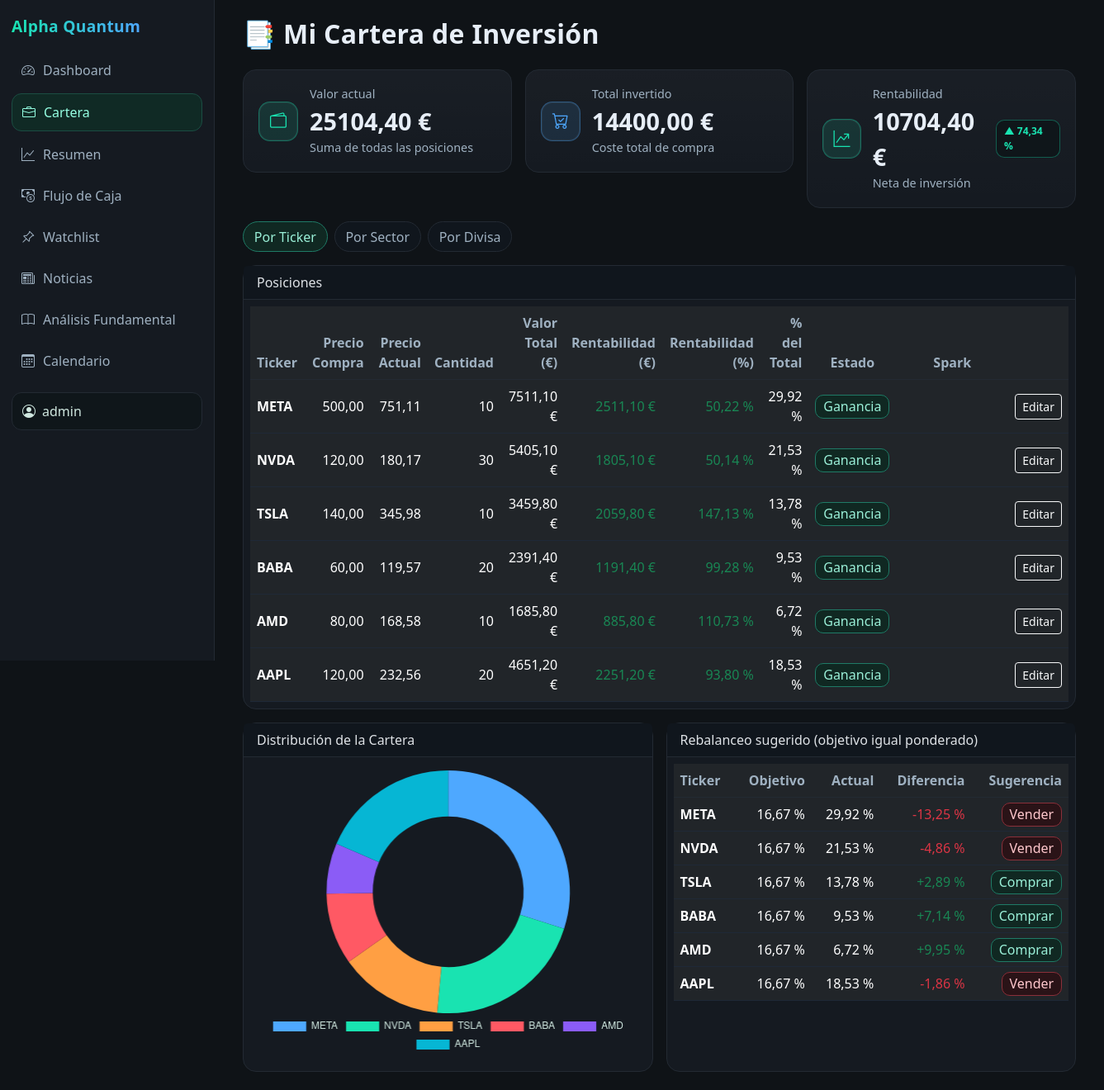
Screenshot of /cartera/ (signed in) with the database file from the repository.
### alpha_quantum/models/custom_user.py (models this page shows, shortened)
class CustomUser(AbstractUser):
    email = models.EmailField(unique=True)

### alpha_quantum/models/accion.py (models this page shows, shortened)
class Accion(models.Model):
    user = models.ForeignKey(settings.AUTH_USER_MODEL, on_delete=models.CASCADE, related_name='acciones')
    cartera = models.ForeignKey(Cartera, on_delete=models.CASCADE, related_name="acciones")
    nombre = models.CharField(max_length=100)
    ticker = models.CharField(max_length=10)
    cantidad = models.IntegerField()
    precio_compra = models.FloatField()
    precio_actual = models.DecimalField(max_digits=10, decimal_places=2, null=True, blank=True)
    fecha = models.DateField()

### alpha_quantum/views.py (the view)
# urls.py: path('cartera/', cartera, name='cartera'),
@login_required
def cartera(request):
    acciones = Accion.objects.filter(user=request.user)  # <<-- IMPORTANTE filtrar por user
    items = []
    total_val = Decimal('0')
    total_inv = Decimal('0')
    for a in acciones:
        qty = Decimal(str(a.cantidad or 0))
        pc  = Decimal(str(a.precio_compra or 0))
        pa  = Decimal(str(a.precio_actual or a.precio_compra or 0))
        inv = qty * pc
        val = qty * pa
        pnl = val - inv
        rr  = (pnl / inv * Decimal('100')) if inv > 0 else Decimal('0')
        items.append({
            "id": a.id,
            "ticker": a.ticker,
            "precio_compra": float(pc),
            "precio_actual": float(pa),
            "cantidad": int(qty),
            "valor_total": float(val),
            "pnl_eur": float(pnl),
            "pnl_pct": float(rr),
        })
        total_val += val
        total_inv += inv
    for it in items:
        it["pct_total"] = float(
            (Decimal(str(it["valor_total"])) / (total_val or Decimal('1'))) * Decimal('100')
        )
    rentab_total_eur = total_val - total_inv
    rentab_total_pct = (rentab_total_eur / total_inv * Decimal('100')) if total_inv > 0 else Decimal('0')
    n = len(items) or 1
    target = Decimal('100') / Decimal(str(n))
    rebalance = []
    for it in items:
        actual = Decimal(str(it["pct_total"]))
        diff = target - actual
        sug = 'ok'
        if diff > Decimal('0.25'):
            sug = 'buy'
        elif diff < Decimal('-0.25'):
            sug = 'sell'
        rebalance.append({
            "ticker": it["ticker"],
            "target": float(target),
            "actual": float(actual),
            "diff": float(diff),
            "sug": sug,
        })
    context = {
        "items": items,
        "valor_actual": float(total_val),
        "total_invertido": float(total_inv),
        "rentab_total_eur": float(rentab_total_eur),
        "rentab_total_pct": float(rentab_total_pct),
        "rebalance": rebalance,
    }
    return render(request, "alpha_quantum/cartera.html", context)

### alpha_quantum/templates/alpha_quantum/cartera.html (shortened to what this page needs)
{% extends "alpha_quantum/layout.html" %}
{% load static %}
{% block extra_head %}
<link href="https://cdn.jsdelivr.net/npm/bootstrap-icons@1.11.3/font/bootstrap-icons.min.css" rel="stylesheet">
{% endblock %}
{% block content %}
<div class="container-fluid">
  <div class="d-flex justify-content-between align-items-center mb-3">
    <h2 class="page-title">📑 Mi Cartera de Inversión</h2>
  </div>
  <div class="row g-3 mb-3">
    <div class="col-lg-4">
      <div class="kpi ok">
        <div class="ico"><i class="bi bi-wallet2 fs-5"></i></div>
        <div>
          <div class="meta">Valor actual</div>
          <div class="val">{{ valor_actual|floatformat:2 }} €</div>
          <div class="meta">Suma de todas las posiciones</div>
        </div>
      </div>
    </div>
    <div class="col-lg-4">
      <div class="kpi info">
        <div class="ico"><i class="bi bi-cart-check fs-5"></i></div>
        <div>
          <div class="meta">Total invertido</div>
          <div class="val">{{ total_invertido|floatformat:2 }} €</div>
          <div class="meta">Coste total de compra</div>
        </div>
      </div>
    </div>
    <div class="col-lg-4">
      <div class="kpi {% if rentab_total_eur >= 0 %}ok{% else %}warn{% endif %}">
        <div class="ico"><i class="bi bi-graph-up-arrow fs-5"></i></div>
        <div>
          <div class="meta">Rentabilidad</div>
          <div class="val d-flex align-items-center gap-2">
            {{ rentab_total_eur|floatformat:2 }} €
            <span class="badge-soft {% if rentab_total_eur >= 0 %}badge-up{% else %}badge-down{% endif %}">
              {% if rentab_total_eur >= 0 %}▲{% else %}▼{% endif %} {{ rentab_total_pct|floatformat:2 }} %
            </span>
          </div>
          <div class="meta">Neta de inversión</div>
        </div>
      </div>
    </div>
  </div>
  <div class="d-flex gap-2 mb-3">
    <span class="chip active" data-alloc="ticker">Por Ticker</span>
    <span class="chip" data-alloc="sector" title="Requiere campo sector en modelo Accion">Por Sector</span>
    <span class="chip" data-alloc="divisa" title="Requiere campo divisa en modelo Accion">Por Divisa</span>
  </div>
  <div class="card mb-3">
    <div class="card-header">Posiciones</div>
    <div class="table-responsive p-2">
      <table class="table table-dark table-hover align-middle mb-0">
        <thead>
          <tr>
            <th>Ticker</th>
            <th class="text-end">Precio Compra</th>
            <th class="text-end">Precio Actual</th>
            <th class="text-end">Cantidad</th>
            <th class="text-end">Valor Total (€)</th>
            <th class="text-end">Rentabilidad (€)</th>
            <th class="text-end">Rentabilidad (%)</th>
            <th class="text-end">% del Total</th>
            <th class="text-center">Estado</th>
            <th class="text-center spark-cell">Spark</th>
            <th></th>
          </tr>
        </thead>
        <tbody>
          {% for it in items %}
          <tr>
            <td class="fw-semibold">{{ it.ticker }}</td>
            <td class="text-end">{{ it.precio_compra|floatformat:2 }}</td>
            <td class="text-end">{{ it.precio_actual|floatformat:2 }}</td>
            <td class="text-end">{{ it.cantidad }}</td>
            <td class="text-end">{{ it.valor_total|floatformat:2 }} €</td>
            <td class="text-end {% if it.pnl_eur < 0 %}text-danger{% else %}text-success{% endif %}">
              {{ it.pnl_eur|floatformat:2 }} €
            </td>
            <td class="text-end {% if it.pnl_pct < 0 %}text-danger{% else %}text-success{% endif %}">
              {{ it.pnl_pct|floatformat:2 }} %
            </td>
            <td class="text-end">{{ it.pct_total|floatformat:2 }} %</td>
            <td class="text-center">
              {% if it.pnl_eur >= 0 %}
                <span class="state-ok">Ganancia</span>
              {% else %}
                <span class="state-bad">Pérdida</span>
              {% endif %}
            </td>
            <td class="text-center spark-cell">
              <canvas class="spark" id="spark-{{ it.ticker }}"></canvas>
            </td>
            <td class="text-end">
              <a href="{% url 'editar_accion' it.id %}" class="btn btn-sm btn-outline-light">Editar</a>
            </td>
          </tr>
          {% empty %}
          <tr>
            <td colspan="11" class="text-center text-muted">No tienes posiciones.</td>
          </tr>
          {% endfor %}
        </tbody>
      </table>
    </div>
  </div>
  <div class="row g-3">
    <div class="col-lg-6">
      <div class="card h-100">
        <div class="card-header">Distribución de la Cartera</div>
        <div class="card-body" style="height:380px">
          <canvas id="allocChart"></canvas>
        </div>
      </div>
    </div>
    <div class="col-lg-6">
      <div class="card h-100">
        <div class="card-header d-flex justify-content-between align-items-center">
          <span>Rebalanceo sugerido (objetivo igual ponderado)</span>
        </div>
        <div class="table-responsive p-2">
          <table class="table table-dark table-hover align-middle mb-0">
            <thead>
              <tr>
                <th>Ticker</th>
                <th class="text-end">Objetivo</th>
                <th class="text-end">Actual</th>
                <th class="text-end">Diferencia</th>
                <th class="text-end">Sugerencia</th>
              </tr>
            </thead>
            <tbody>
              {% for r in rebalance %}
              <tr>
                <td class="fw-semibold">{{ r.ticker }}</td>
                <td class="text-end">{{ r.target|floatformat:2 }} %</td>
                <td class="text-end">{{ r.actual|floatformat:2 }} %</td>
                <td class="text-end {% if r.diff < 0 %}text-danger{% elif r.diff > 0 %}text-success{% endif %}">
                  {% if r.diff > 0 %}+{% endif %}{{ r.diff|floatformat:2 }} %
                </td>
                <td class="text-end">
                  {% if r.sug == 'buy' %}
                    <span class="state-ok">Comprar</span>
                  {% elif r.sug == 'sell' %}
                    <span class="state-bad">Vender</span>
                  {% else %}
                    <span class="badge-soft">OK</span>
                  {% endif %}
                </td>
              </tr>
              {% empty %}
              <tr><td colspan="5" class="text-center text-muted">Sin datos.</td></tr>
              {% endfor %}
            </tbody>
          </table>
        </div>
      </div>
    </div>
  </div>
</div>
{% endblock %}
{% block extra_js %}
<script>
  // ===== Donut por Ticker (/api/cartera/)
  const COLORS=['#4ea8ff','#19e3b1','#ff9f43','#ff5964','#8b5cf6','#06b6d4','#84cc16','#10b981','#f97316','#22c55e'];
  let allocChart;
  function renderAlloc(labels,values){
    const ctx=document.getElementById('allocChart').getContext('2d');
    if(allocChart) allocChart.destroy();
    allocChart=new Chart(ctx,{
      type:'doughnut',
      data:{labels,datasets:[{data:values,backgroundColor:COLORS,borderWidth:0}]},
      options:{
        responsive:true,maintainAspectRatio:false,cutout:'62%',
        plugins:{
          legend:{position:'bottom',labels:{color:'#cfe7df'}},
          tooltip:{callbacks:{label:c=>`${c.label}: ${Number(c.raw||0).toFixed(2)}%`}}
        }
      }
    });
  }
  function loadTickerAlloc(){
    fetch("{% url 'api_cartera' %}")
      .then(r=>r.ok?r.json():null)
      .then(d=>{
        const labels=(d?.acciones||[]).map(a=>a.ticker);
        const values=(d?.acciones||[]).map(a=>parseFloat(a.porcentaje_total));
        renderAlloc(labels,values);
      })
      .catch(()=>{});
  }
  document.querySelectorAll('[data-alloc]').forEach(chip=>{
    chip.addEventListener('click',()=>{
      document.querySelectorAll('[data-alloc]').forEach(c=>c.classList.remove('active'));
      chip.classList.add('active');
      // por ahora solo 'ticker'
      loadTickerAlloc();
    });
  });
  // ===== Sparklines por fila (/api/sparkline/?ticker=XXX&days=30)
  function drawSpark(id,values){
    const el=document.getElementById(id);
    if(!el) return;
    new Chart(el.getContext('2d'),{
      type:'line',
      data:{labels:values.map((_,i)=>i),datasets:[{data:values,borderColor:'#19e3b1',backgroundColor:'rgba(25,227,177,0.12)',tension:.35,pointRadius:0,fill:true,borderWidth:1.8}]},
      options:{responsive:true,maintainAspectRatio:false,plugins:{legend:{display:false},tooltip:{enabled:false}},scales:{x:{display:false},y:{display:false}}}
    });
  }
  function loadSparklines(){
    Array.from(document.querySelectorAll('.spark')).forEach(cv=>{
      const ticker=cv.id.replace('spark-','');
      fetch(`{% url 'api_sparkline' %}?ticker=${encodeURIComponent(ticker)}&days=30`)
        .then(r=>r.ok?r.json():null)
        .then(d=>drawSpark(cv.id,d?.values||[]))
        .catch(()=>{});
    });
  }
  document.addEventListener('DOMContentLoaded',()=>{
    loadTickerAlloc();
    loadSparklines();
  });
</script>
{% endblock %}

### alpha_quantum/templates/alpha_quantum/layout.html (shortened to what this page needs)
{% load static %}
<!doctype html>
<html lang="es" data-bs-theme="dark">
<head>
  <link href="https://cdn.jsdelivr.net/npm/bootstrap@5.3.3/dist/css/bootstrap.min.css" rel="stylesheet">
  <link href="https://cdn.jsdelivr.net/npm/bootstrap-icons@1.11.3/font/bootstrap-icons.min.css" rel="stylesheet">
  <link href="{% static 'alpha_quantum/css/app.css' %}" rel="stylesheet">
  {% block extra_head %}{% endblock %}
</head>
<body>
  <div class="aq-layout">
    <aside class="aq-sidebar" id="sidebar">
      <div class="d-flex align-items-center justify-content-between mb-3">
        <div class="aq-brand">Alpha Quantum</div>
      </div>
      <nav class="aq-nav">
        <a class="aq-link {% if request.resolver_match.url_name == 'dashboard' %}active{% endif %}"
           href="{% url 'dashboard' %}">
          <i class="bi bi-speedometer2"></i><span>Dashboard</span>
        </a>
        <a class="aq-link {% if request.resolver_match.url_name == 'cartera' %}active{% endif %}"
           href="{% url 'cartera' %}">
          <i class="bi bi-briefcase"></i><span>Cartera</span>
        </a>
        <a class="aq-link {% if request.resolver_match.url_name == 'resumen' or request.resolver_match.url_name == 'resumen_cartera' %}active{% endif %}"
           href="{% url 'resumen_cartera' %}">
          <i class="bi bi-graph-up"></i><span>Resumen</span>
        </a>
        <a class="aq-link {% if request.resolver_match.url_name == 'flujo_de_caja' %}active{% endif %}"
           href="{% url 'flujo_de_caja' %}">
          <i class="bi bi-cash-coin"></i><span>Flujo de Caja</span>
        </a>
        <a class="aq-link {% if request.resolver_match.url_name in 'ver_watchlist watchlist' %}active{% endif %}"
           href="{% url 'ver_watchlist' %}">
          <i class="bi bi-pin-angle"></i><span>Watchlist</span>
        </a>
        <a class="aq-link {% if request.resolver_match.url_name == 'noticias' %}active{% endif %}"
           href="{% url 'noticias' %}">
          <i class="bi bi-newspaper"></i><span>Noticias</span>
        </a>
        <a class="aq-link {% if request.resolver_match.url_name == 'analisis_fundamental' %}active{% endif %}"
           href="{% url 'fundamental' %}">
          <i class="bi bi-book"></i><span>Análisis Fundamental</span>
        </a>
        <a class="aq-link {% if request.resolver_match.url_name == 'calendario' %}active{% endif %}"
           href="{% url 'calendario' %}">
          <i class="bi bi-calendar3"></i><span>Calendario</span>
        </a>
      </nav>
      <div class="aq-user">
        <i class="bi bi-person-circle me-2"></i>{{ request.user.username }}
      </div>
    </aside>
    <main class="aq-main">
      {% block content %}{% endblock %}
    </main>
  </div>
  {% block extra_js %}{% endblock %}
</body>
</html>

### rows the page displays
CustomUser: user.username "admin"
Accion: ticker "META", ticker "META"
Accion: ticker "NVDA", ticker "NVDA"
Accion: ticker "TSLA", ticker "TSLA"
Accion: ticker "BABA", ticker "BABA"
Accion: ticker "AMD", ticker "AMD"
Accion: ticker "AAPL", ticker "AAPL"

### other values shown
{{ valor_actual|floatformat:2 }} "25104,40"
{{ total_invertido|floatformat:2 }} "14400,00"
{{ rentab_total_eur|floatformat:2 }} "10704,40"
{{ rentab_total_pct|floatformat:2 }} "74,34"
{{ it.precio_compra|floatformat:2 }} "500,00" "120,00" "140,00" "60,00" "80,00" "120,00"
{{ it.precio_actual|floatformat:2 }} "751,11" "180,17" "345,98" "119,57" "168,58" "232,56"
{{ it.cantidad }} "10" "30" "10" "20" "10" "20"
{{ it.valor_total|floatformat:2 }} "7511,10" "5405,10" "3459,80" "2391,40" "1685,80" "4651,20"
{{ it.pnl_eur|floatformat:2 }} "2511,10" "1805,10" "2059,80" "1191,40" "885,80" "2251,20"
{{ it.pnl_pct|floatformat:2 }} "50,22" "50,14" "147,13" "99,28" "110,73" "93,80"
{{ it.pct_total|floatformat:2 }} "29,92" "21,53" "13,78" "9,53" "6,72" "18,53"
{{ r.target|floatformat:2 }} "16,67" "16,67" "16,67" "16,67" "16,67" "16,67"
{{ r.actual|floatformat:2 }} "29,92" "21,53" "13,78" "9,53" "6,72" "18,53"
{{ r.diff|floatformat:2 }} "-13,25" "-4,86" "2,89" "7,14" "9,95" "-1,86"
